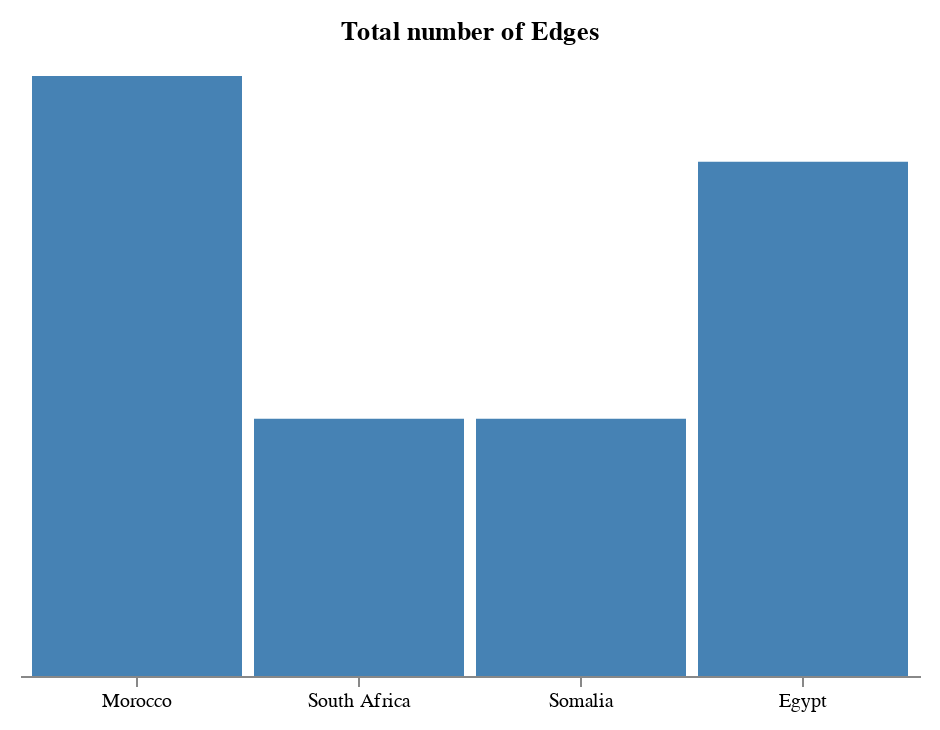

The specification (Vega-Lite) saved for this image:
### Vega specification from a JSON file in a GitHub repository (floating-point values rounded to 4 significant figures)
{"$schema": "https://vega.github.io/schema/vega/v5.json", "width": 450, "height": 300, "padding": 10, "title": "Total number of Edges", "data": [{"name": "table", "values": [{"category": "Morocco", "amount": 7}, {"category": "South Africa", "amount": 3}, {"category": "Somalia", "amount": 3}, {"category": "Egypt", "amount": 6}]}], "signals": [{"name": "tooltip", "value": {}, "on": [{"events": "rect:mouseover", "update": "datum"}, {"events": "rect:mouseout", "update": "{}"}]}], "scales": [{"name": "xscale", "type": "band", "domain": {"data": "table", "field": "category"}, "range": "width", "padding": 0.05, "round": true}, {"name": "yscale", "domain": {"data": "table", "field": "amount"}, "nice": true, "range": "height"}], "axes": [{"orient": "bottom", "scale": "xscale"}], "marks": [{"type": "rect", "from": {"data": "table"}, "encode": {"enter": {"x": {"scale": "xscale", "field": "category"}, "width": {"scale": "xscale", "band": 1}, "y": {"scale": "yscale", "field": "amount", "text": "death"}, "y2": {"scale": "yscale", "value": 0}}, "update": {"fill": {"value": "steelblue"}}, "hover": {"fill": {"value": "red"}}}}, {"type": "text", "encode": {"enter": {"align": {"value": "center"}, "baseline": {"value": "bottom"}, "fill": {"value": "#333"}}, "update": {"x": {"scale": "xscale", "signal": "tooltip.category", "band": 0.5}, "y": {"scale": "yscale", "signal": "tooltip.amount", "offset": -2}, "text": {"signal": "tooltip.amount"}, "fillOpacity": [{"test": "isNaN(tooltip.amount)", "value": 0}, {"value": 1}]}}}]}
